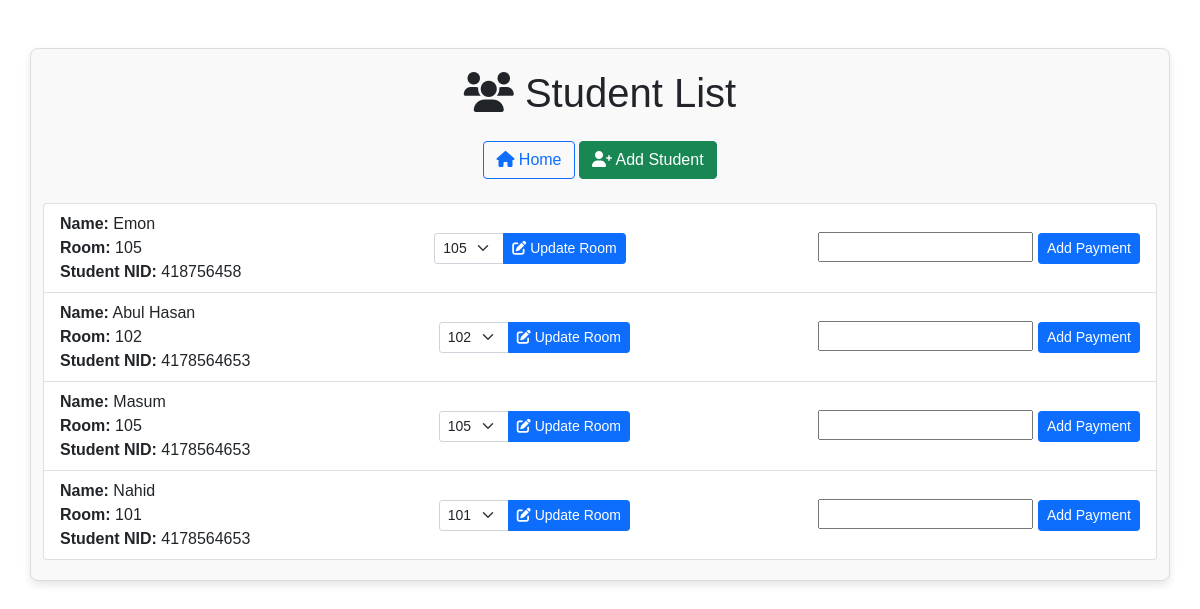
Page /students/ (signed in) on the earlier database version.
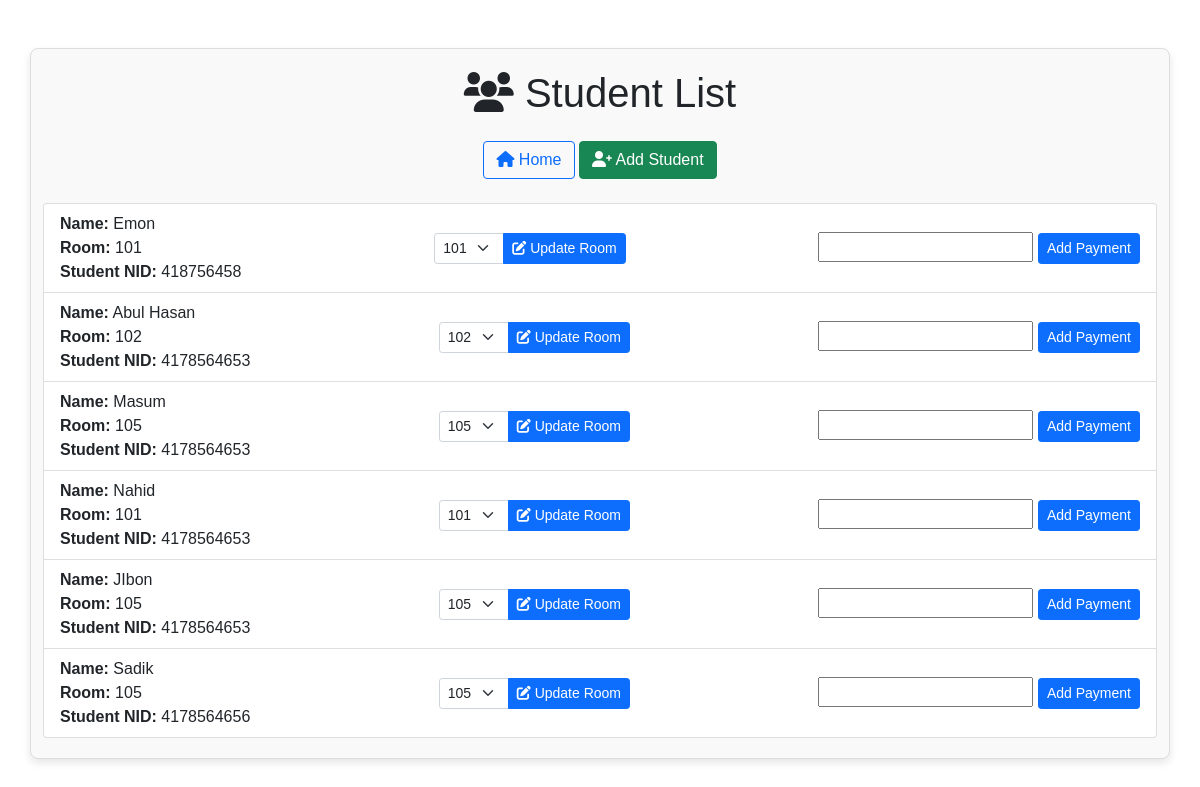
Same page on the later database version.
### hostel/models.py (models this page shows, shortened)
class Student(models.Model):
    name = models.CharField(max_length=100)
    email = models.EmailField(unique=True)
    contact_number = models.CharField(max_length=15)
    nid = models.CharField(max_length=15)
    room = models.ForeignKey(Room, on_delete=models.SET_NULL, null=True)

class Room (models.Model):
    room_number = models.CharField(max_length=10, unique=True)
    capacity = models.IntegerField()
    occupied_beds = models.IntegerField(default=0)

### hostel/views.py (the view, shortened to what this page needs)
# urls.py: path('students/', StudentListView.as_view(), name='student_list'),
@method_decorator(login_required, name='dispatch')
class StudentListView(ListView):
    model = Student
    template_name = 'hostel/student_list.html'
    context_object_name = 'students'
    form_class = EditRoomForm
    def get_context_data(self, **kwargs):
        if not hasattr(self, 'object_list'):
            self.object_list = self.get_queryset()
        context = super().get_context_data(**kwargs)
        context['form'] = self.form_class()
        context['PaymentForm'] = PaymentForm()
        return context

### hostel/forms.py
class EditRoomForm(forms.ModelForm):
    class Meta:
        model = Student
        fields = ['room']
        widgets = {
            'room': forms.Select(attrs={'class': 'form-control'}),
        }

class PaymentForm(forms.ModelForm):
    class Meta:
        model = Payment
        fields = ['student',  # 'room',
                  'amount', 'currency', 'payment_date', 'status', 'due_date', 'reference']
        widgets = {
            'amount': forms.NumberInput(attrs={'step': '0.01'}),
            'due_date': forms.DateInput(attrs={'type': 'date'}),
            'payment_date': forms.DateInput(attrs={'type': 'date'}),
        }

### hostel/templates/hostel/student_list.html (shortened to what this page needs)
<!DOCTYPE html>
<html lang="en">
  <head>
    {% load static %}
    <link rel="stylesheet" href="{% static 'hostel/css/style.css' %}" />
    <link href="https://cdn.jsdelivr.net/npm/bootstrap@5.1.3/dist/css/bootstrap.min.css" rel="stylesheet" />
    <link rel="stylesheet" href="https://cdnjs.cloudflare.com/ajax/libs/font-awesome/6.0.0-beta3/css/all.min.css" />
  </head>
  <body>
    <div class="container mt-5">
      <h1 class="text-center mb-4"><i class="fas fa-users"></i> Student List</h1>
      <div class="mb-4 text-center">
        <a href="{% url 'home' %}" class="btn btn-outline-primary">
          <i class="fas fa-home"></i> Home
        </a>
        <a href="{% url 'student_add' %}" class="btn btn-success">
          <i class="fas fa-user-plus"></i> Add Student
        </a>
      </div>
      <ul class="list-group">
        {% for student in students %}
          <li class="list-group-item d-flex justify-content-between align-items-center">
            <div>
              <strong>Name:</strong> {{ student.name }}<br />
              <strong>Room:</strong> {{ student.room.room_number }}<br />
              <strong>Student NID:</strong> {{ student.nid }}
            </div>
            <form method="post" action="" class="d-inline">
              <div class="input-group">
                <select name="room" class="form-select form-select-sm">
                  {% for room in form.fields.room.queryset %}
                  <option value="{{ room.id }}" {% if student.room and student.room.id == room.id %}selected{% endif %}>
                      {{ room.room_number }}
                    </option>
                  {% endfor %}
                </select>
                <button type="submit" class="btn btn-primary btn-sm">
                  <i class="fas fa-edit"></i> Update Room
                </button>
              </div>
            </form>
                <form method="post" action="" class="d-inline">
                  {{ PaymentForm.amount }}
                  <button type="submit" class="btn btn-primary btn-sm">Add Payment</button>
                </form>
          </li>
        {% endfor %}
      </ul>
    </div>
  </body>
</html>

Differences in the rows shown:
changed Student "Emon": room.room_number "105" → "101"; room "105" → "101"
added Student: name "JIbon", room.room_number "105", nid "4178564653", room "105"
added Student: name "Sadik", room.room_number "105", nid "4178564656", room "105"
